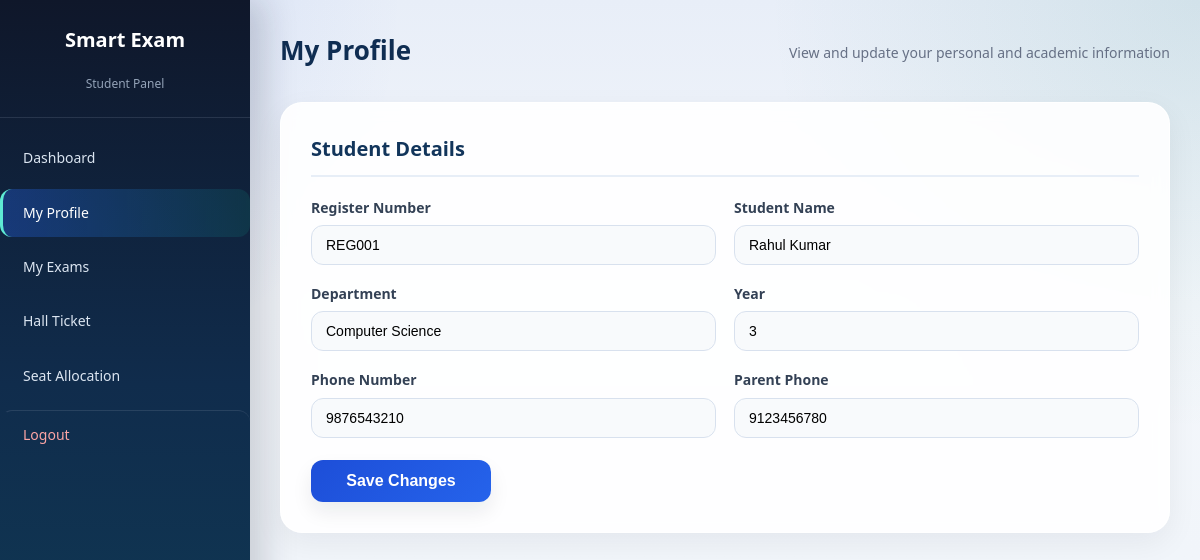
The page /profile.php (signed in) on the database its author committed.
### tables this page shows
CREATE TABLE IF NOT EXISTS students (
    id INT AUTO_INCREMENT PRIMARY KEY,
    register_no VARCHAR(20) NOT NULL UNIQUE,
    name VARCHAR(100) NOT NULL,
    department VARCHAR(50) NOT NULL,
    year INT NOT NULL,
    phone VARCHAR(20) DEFAULT '',
    parent_phone VARCHAR(20) DEFAULT '',
    password VARCHAR(255) NOT NULL
);

### profile.php (the view, shortened to what this page needs)
<?php
include('../db/config.php');
$student_id = (int)$_SESSION['student_id'];
$stmt = $conn->prepare("SELECT register_no, name, department, year, phone, parent_phone FROM students WHERE id = ?");
$stmt->bind_param("i", $student_id);
$stmt->execute();
$result = $stmt->get_result();
$student = $result ? $result->fetch_assoc() : null;
?>
<!DOCTYPE html>
<html lang="en">
<head>
    <link rel="stylesheet" href="../css/style.css">
</head>
<body>
    <div class="page-wrapper">
        <div class="sidebar">
            <div class="sidebar-header">
                <h3>Smart Exam</h3>
                <p>Student Panel</p>
            </div>
            <ul class="sidebar-nav">
                <li><a href="dashboard.php">Dashboard</a></li>
                <li><a href="profile.php" class="active">My Profile</a></li>
                <li><a href="my_exams.php">My Exams</a></li>
                <li><a href="hall_ticket.php">Hall Ticket</a></li>
                <li><a href="seat_allocation.php">Seat Allocation</a></li>
                <li><a href="logout.php" class="logout-link">Logout</a></li>
            </ul>
        </div>
        <div class="main-content">
            <div class="page-header">
                <h1>My Profile</h1>
                <p>View and update your personal and academic information</p>
            </div>
            <div class="content-box">
                <h2>Student Details</h2>
                <form method="POST" class="profile-edit-form">
                    <div class="form-group">
                        <label for="register_no">Register Number</label>
                        <input type="text" id="register_no" name="register_no" value="<?php echo htmlspecialchars($student['register_no']); ?>" required>
                    </div>
                    <div class="form-group">
                        <label for="name">Student Name</label>
                        <input type="text" id="name" name="name" value="<?php echo htmlspecialchars($student['name']); ?>" required>
                    </div>
                    <div class="form-group">
                        <label for="department">Department</label>
                        <input type="text" id="department" name="department" value="<?php echo htmlspecialchars($student['department']); ?>" required>
                    </div>
                    <div class="form-group">
                        <label for="year">Year</label>
                        <input type="number" id="year" name="year" min="1" max="10" value="<?php echo htmlspecialchars((string)$student['year']); ?>" required>
                    </div>
                    <div class="form-group">
                        <label for="phone">Phone Number</label>
                        <input type="text" id="phone" name="phone" value="<?php echo htmlspecialchars($student['phone']); ?>">
                    </div>
                    <div class="form-group">
                        <label for="parent_phone">Parent Phone</label>
                        <input type="text" id="parent_phone" name="parent_phone" value="<?php echo htmlspecialchars($student['parent_phone']); ?>">
                    </div>
                    <div class="form-actions">
                        <button type="submit" class="btn btn-primary btn-medium">Save Changes</button>
                    </div>
                </form>
            </div>
        </div>
    </div>
</body>
</html>

### style.css (style rules this page uses)
:root { --bg: #f4f7fb; --bg-accent: #e8eef8; --surface: rgba(255, 255, 255, 0.9); --surface-strong: #ffffff; --text: #1f2937; --muted: #667085; --border: #d8e1ee; --primary: #0f766e; --primary-dark: #115e59; --secondary: #1d4ed8; --secondary-dark: #1e40af; --success: #059669; --success-dark: #047857; --danger: #dc2626; --danger-dark: #b91c1c; --warning: #d97706; --warning-dark: #b45309; --shadow: 0 18px 45px rgba(15, 23, 42, 0.08); --shadow-soft: 0 10px 30px rgba(15, 23, 42, 0.06); }
* { margin: 0; padding: 0; box-sizing: border-box; }
body { font-family: 'Trebuchet MS', 'Segoe UI', Tahoma, Geneva, Verdana, sans-serif; background: radial-gradient(circle at top left, rgba(29, 78, 216, 0.12), transparent 28%), radial-gradient(circle at top right, rgba(15, 118, 110, 0.1), transparent 30%), linear-gradient(180deg, var(--bg-accent) 0%, var(--bg) 38%, #eef3f9 100%); color: var(--text); line-height: 1.6; }
a { text-decoration: none; color: var(--secondary); }
.form-group { margin-bottom: 18px; }
.form-group label { display: block; margin-bottom: 6px; font-weight: 600; color: #334155; font-size: 14px; }
.form-group input, .form-group select, .form-group textarea { width: 100%; padding: 11px 14px; border: 1px solid var(--border); border-radius: 12px; font-size: 14px; transition: border-color 0.25s, box-shadow 0.25s, background-color 0.25s; background-color: rgba(248, 250, 252, 0.95); }
.btn { display: inline-block; padding: 10px 22px; border: none; border-radius: 12px; font-size: 14px; font-weight: 600; cursor: pointer; transition: transform 0.15s, box-shadow 0.2s, background-color 0.2s; box-shadow: 0 10px 20px rgba(15, 23, 42, 0.08); }
.btn-primary { background: linear-gradient(135deg, var(--secondary), #2563eb); color: #fff; padding: 12px; font-size: 16px; }
.btn-medium { width: auto; min-width: 180px; }
.page-wrapper { display: flex; min-height: 100vh; }
.sidebar { width: 250px; background: linear-gradient(180deg, #0f172a 0%, #102c4c 48%, #0f3d57 100%); color: #fff; padding: 0; position: fixed; top: 0; left: 0; height: 100vh; overflow-y: auto; box-shadow: 14px 0 32px rgba(15, 23, 42, 0.18); }
.sidebar-header { padding: 24px 20px; text-align: center; border-bottom: 1px solid rgba(148, 163, 184, 0.18); }
.sidebar-header h3 { font-size: 16px; margin-bottom: 4px; }
.sidebar-header p { font-size: 12px; color: #94a3b8; }
.sidebar-nav { list-style: none; padding: 10px 0; }
.sidebar-nav li a { display: block; padding: 13px 20px; color: #dbe5f1; font-size: 14px; transition: background-color 0.25s, color 0.25s, border-left-color 0.25s; border-left: 3px solid transparent; }
.sidebar-nav li a:hover, .sidebar-nav li a.active { background: linear-gradient(90deg, rgba(37, 99, 235, 0.34), rgba(15, 118, 110, 0.22)); color: #fff; border-left-color: #5eead4; text-decoration: none; }
.sidebar-nav li a.logout-link { color: #fca5a5; border-top: 1px solid rgba(148, 163, 184, 0.18); margin-top: 10px; }
.sidebar h3 { font-size: 20px; margin-bottom: 18px; color: #fff; }
.sidebar a { display: block; color: #dbe5f1; padding: 12px 16px; border-radius: 12px; transition: background-color 0.25s, color 0.25s; margin: 6px 0; }
.sidebar a:hover, .sidebar a.active { background: rgba(255, 255, 255, 0.08); color: #fff; }
.main-content { margin-left: 250px; padding: 30px; flex: 1; background-color: transparent; }
.page-header { margin-bottom: 25px; display: flex; align-items: center; justify-content: space-between; gap: 20px; flex-wrap: wrap; }
.page-header h1 { font-size: 26px; color: #0f2d52; margin-bottom: 5px; }
.page-header p { color: var(--muted); font-size: 14px; }
.content-box { background: var(--surface); border-radius: 22px; padding: 30px; box-shadow: var(--shadow-soft); margin-bottom: 25px; border: 1px solid rgba(255, 255, 255, 0.9); backdrop-filter: blur(8px); }
.content-box h2 { font-size: 20px; color: #12355b; margin-bottom: 20px; padding-bottom: 10px; border-bottom: 2px solid #e7eef7; }
.form-actions { display: flex; gap: 12px; flex-wrap: wrap; align-items: center; }
.profile-edit-form { display: grid; grid-template-columns: repeat(2, minmax(0, 1fr)); gap: 18px; }
.profile-edit-form .form-group { margin-bottom: 0; }
.profile-edit-form .form-actions { grid-column: 1 / -1; margin-top: 4px; }

### rows shown on the page
students: register_no "REG001", name "Rahul Kumar", department "Computer Science", year "3", phone "9876543210", parent_phone "9123456780"
